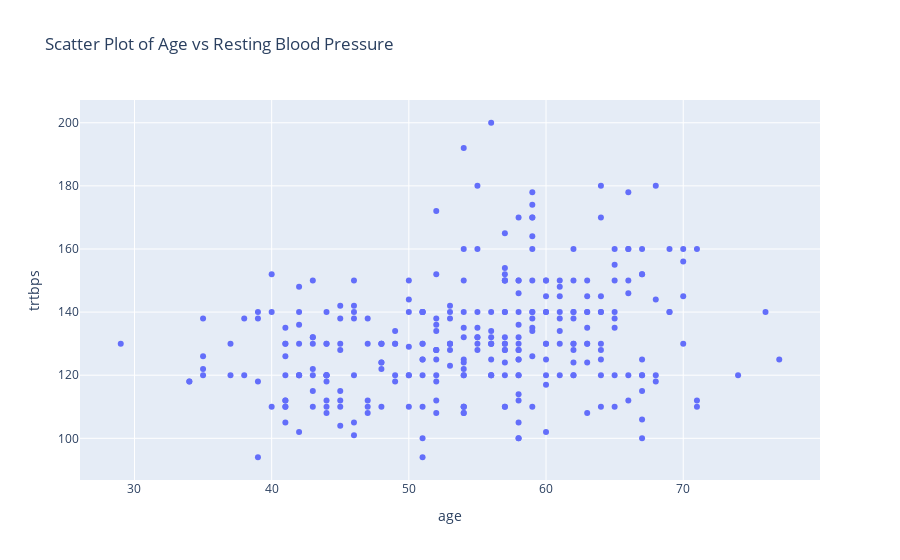

Notebook code for this chart:
### Code cell
import plotly.express as px

fig = px.scatter(heart_data, x='age', y='trtbps', 
                 title='Scatter Plot of Age vs Resting Blood Pressure',
                 labels={'Age': 'Age', 'Trestbps': 'Resting Blood Pressure'})
fig.show()

### Figure 1 — Plotly figure (JSON) as saved in the notebook; plotly's stock layout.template omitted (floating-point values rounded to 4 significant figures; data arrays with more than 128 entries replaced by an {"elided": "..."} marker saying what was removed)
{"data": [{"hovertemplate": "age=%{x}<br>trtbps=%{y}<extra></extra>", "legendgroup": "", "marker": {"color": "#636efa", "symbol": "circle"}, "mode": "markers", "name": "", "orientation": "v", "showlegend": false, "type": "scatter", "x": {"elided": "302 int values"}, "xaxis": "x", "y": {"elided": "302 int values"}, "yaxis": "y"}], "layout": {"legend": {"tracegroupgap": 0}, "title": {"text": "Scatter Plot of Age vs Resting Blood Pressure"}, "xaxis": {"anchor": "y", "domain": [0, 1], "title": {"text": "age"}}, "yaxis": {"anchor": "x", "domain": [0, 1], "title": {"text": "trtbps"}}}}
